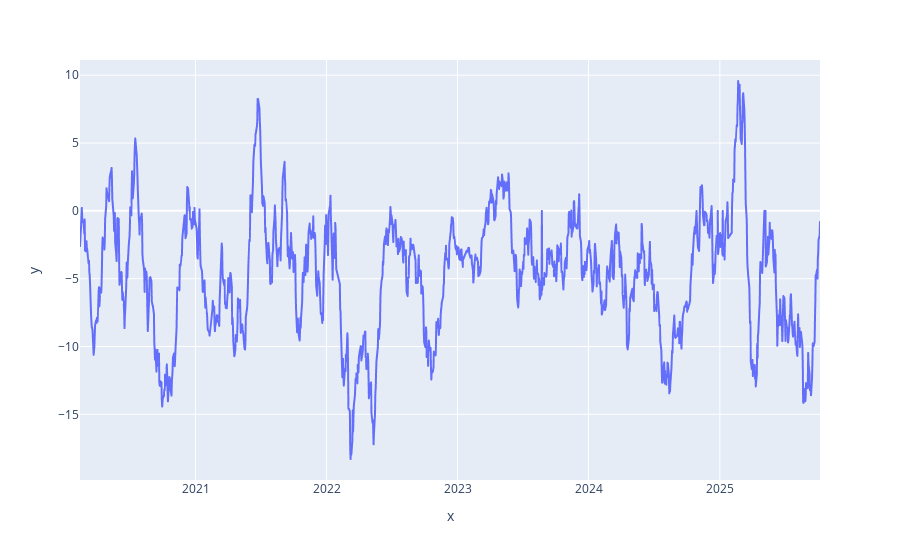

The code cell stored with this chart in its notebook:
### Code cell
px.line(y=df.loc[:,['DATE','CTD']].iloc[:,-1].values,x=df['DATE']['DATE'].values)

### Figure 1 — Plotly figure (JSON) as saved in the notebook; plotly's stock layout.template omitted (floating-point values rounded to 4 significant figures; data arrays with more than 128 entries replaced by an {"elided": "..."} marker saying what was removed)
{"data": [{"hovertemplate": "x=%{x}<br>y=%{y}<extra></extra>", "legendgroup": "", "line": {"color": "#636efa", "dash": "solid"}, "marker": {"symbol": "circle"}, "mode": "lines", "name": "", "showlegend": false, "type": "scattergl", "x": {"elided": "1412 str values"}, "xaxis": "x", "y": {"elided": "1412 float values"}, "yaxis": "y"}], "layout": {"legend": {"tracegroupgap": 0}, "margin": {"t": 60}, "xaxis": {"anchor": "y", "domain": [0, 1], "title": {"text": "x"}}, "yaxis": {"anchor": "x", "domain": [0, 1], "title": {"text": "y"}}}}
